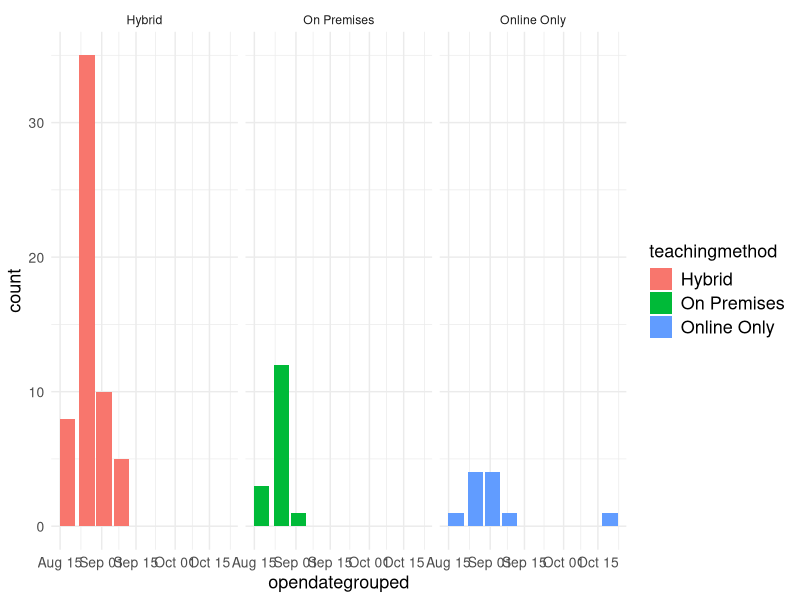

The R script that drew this image:
# libraries
library(tidyverse)
library(readxl)
library(ggplot2)
library(reshape2)

################### OH_K12 ###################

# read in OH_K12 data
OH_K12 <- read.csv("OH_K12_clean.csv")
OH_K12$opendategrouped <- as.Date(OH_K12$opendategrouped)

################## teaching method ######################

# aggregate OH_K12 data by #enrollments in each districts 
# number of students & prop of students by different teaching methods
teachingmethod_enroll <- OH_K12 %>%
  distinct(county,teachingmethod,leaid,district_enroll,county_enroll)%>%
  group_by(county,teachingmethod, county_enroll)%>%
  summarise(total_teachingmethod = sum(district_enroll),prop_teachingmethod = round(sum(district_enroll/county_enroll),2),.groups = "drop")

# reshape the data frame
wide_teaching_enroll <- teachingmethod_enroll%>%
  dcast(county+county_enroll~teachingmethod,value.var ='prop_teachingmethod')
wide_teaching_enroll[is.na(wide_teaching_enroll)] <- 0

# remove unknown,pending, other
wide_teaching_enroll <- wide_teaching_enroll%>%
  select(-Unknown,-Other,-Pending)

# majority teaching method
wide_teaching_enroll[,'major_teaching']<- apply(wide_teaching_enroll[,3:5], 1, function(x){names(which.max(x))})


################## student mask ######################

# number of students & prop of students required to wear mask 
# at some point between 2020-2021
studentmask_enroll <- OH_K12 %>%
  distinct(county,leaid,studentmaskpolicy,district_enroll,county_enroll)%>%
  mutate(studentmaskpolicy = ifelse(studentmaskpolicy %in%c('Required for high school students only',"Required for middle/high school students only"),'Required for all students', studentmaskpolicy))%>%
  group_by(county,studentmaskpolicy,county_enroll)%>%
  summarise(n_studentmask = sum(district_enroll))

# #student in elementary schools from school districts where only require high/middle school students to wear mask
elementary_school_enroll <- OH_K12 %>%
  filter(studentmaskpolicy %in% c('Required for high school students only',"Required for middle/high school students only"))%>%
  filter(level == 1)%>%
  select(county,leaid,schnam,enrollment,studentmaskpolicy)%>%
  group_by(county)%>%
  summarise(elementary_enroll = sum(enrollment,na.rm=T),.groups = "drop")

# subtract above number
studentmask_enroll[(studentmask_enroll$studentmaskpolicy == 'Required for all students')&(studentmask_enroll$county %in% elementary_school_enroll$county),'n_studentmask'] <- studentmask_enroll[(studentmask_enroll$studentmaskpolicy == 'Required for all students')&(studentmask_enroll$county %in% elementary_school_enroll$county),'n_studentmask']-elementary_school_enroll$elementary_enroll

# calculate proportion
studentmask_enroll <- studentmask_enroll%>% 
  group_by(county,studentmaskpolicy,county_enroll)%>%
  mutate(prop_student_mask = round(n_studentmask/county_enroll,2))

# reshape the data frame
wide_studentmask_enroll <- studentmask_enroll%>%
  dcast(county~studentmaskpolicy,value.var ='prop_student_mask')
wide_studentmask_enroll [is.na(wide_studentmask_enroll )] <- 0

# remove unknown and pending
wide_studentmask_enroll <- wide_studentmask_enroll%>%
  select(-Unknown,-Pending)

colnames(wide_studentmask_enroll)[2] <- "Not required student"

# majority mask wearing
wide_studentmask_enroll[,'student_mask']<- apply(wide_studentmask_enroll[,2:3], 1, function(x){names(which.max(x))})


################## staff mask ######################
# we assume the number of staffs are proportionate to the number of students enrolled

# number of staff & prop of staff required to wear mask 
# at some point between 2020-2021

staffmask_enroll <- OH_K12 %>%
  distinct(county,staffmaskpolicy,leaid,district_enroll,county_enroll)%>%
  group_by(county,staffmaskpolicy,county_enroll)%>%
  summarise(n_staffmask = sum(district_enroll),prop_staff_mask = round(sum(district_enroll/county_enroll),2),.groups = "drop")

# reshape the data frame
wide_staffmask_enroll <- staffmask_enroll%>%
  dcast(county~staffmaskpolicy,value.var ='prop_staff_mask')
wide_staffmask_enroll[is.na(wide_staffmask_enroll )] <- 0

# remove unknown and pending
wide_staffmask_enroll <- wide_staffmask_enroll%>%
  select(-Unknown,-Pending)

colnames(wide_staffmask_enroll)[2] <- "Not required staff"

# majority staff mask
wide_staffmask_enroll[,'staff_mask']<- apply(wide_staffmask_enroll[,2:3], 1, function(x){names(which.max(x))})

################## open vs. reopen dates ######################
open_reopen_enroll <- OH_K12%>%
  distinct(county,county_enroll,district_enroll,leaid,date)%>%
  group_by(county,date)%>%
  summarise(date_enroll = sum(district_enroll))%>%
  left_join(OH_K12%>%
              distinct(county,county_enroll,district_enroll,leaid,opendategrouped)%>%
              group_by(county,opendategrouped)%>%
              summarise(reopen_enroll = sum(district_enroll)), by = 'county' )

reopen_teaching_enroll <- OH_K12%>%
  filter(teachingmethod%in%c('Online Only','On Premises','Hybrid'))%>%
  distinct(county,county_enroll,district_enroll,leaid,opendategrouped,teachingmethod)%>%
  group_by(county,opendategrouped,teachingmethod)%>%
  summarise(reopen_prop = sum(district_enroll/county_enroll))

reopen_teaching_enroll%>%
  group_by(county,teachingmethod)%>%
  mutate(teaching_prop = sum(reopen_prop))%>%
  group_by(county)%>%
  slice(which.max(teaching_prop))%>%
  ggplot(aes(x = opendategrouped,fill= teachingmethod))+facet_wrap(~teachingmethod)+geom_bar(stat = "count")+theme_minimal()+theme(axis.text = element_text(size = 10),title=element_text(size=13),legend.text = element_text(size=13))

################## OH CASES ######################

# read in OHIO_CASES_DATA
cases <- read_excel("COVID_CASES_OH_CNTY_20210223_pop.xlsx")
# convert dates
cases$DATE <- as.Date(cases$DATE, format = "%m/%d/%Y")
# remove UNASSIGNED and OUT OF OH data
cases <- cases%>%
  filter( (COUNTY != 'UNASSIGNED') & (COUNTY !='OUT OF OH'))
# county-wise death proportions = cum deaths/population on 2021-02-22
death_prop <- cases %>%
  filter(DATE == '2021-02-22')%>%
  select(COUNTY, POPULATION,CUMDEATHS,NEWDEATHS,CUMCONFIRMED,NEWCONFIRMED)%>%
  mutate(death_prop = round(CUMDEATHS/POPULATION,5))%>%
  mutate(death_per_1000 = 1000*death_prop)


################### combine wide table ################### 
colnames(wide_teaching_enroll) <- gsub("\\ ","_",colnames(wide_teaching_enroll))
colnames(wide_studentmask_enroll) <- gsub("\\ ","_",colnames(wide_studentmask_enroll))
colnames(wide_staffmask_enroll) <- gsub("\\ ","_",colnames(wide_staffmask_enroll))

county_policy_wide <- wide_teaching_enroll%>%
  full_join(death_prop, by = c("county"= "COUNTY")) %>%
  full_join(wide_studentmask_enroll, by = c("county"))%>%
  full_join(wide_staffmask_enroll, by = c("county"))

write.csv(county_policy_wide,"county_policy_aggregate_wide.csv")

################### long table ################### 

long_teaching <- teachingmethod_enroll%>%
  left_join(death_prop,by = c("county"= "COUNTY"))

long_studentmask <- studentmask_enroll%>%
  left_join(death_prop,by = c("county"= "COUNTY"))

long_staff <- staffmask_enroll%>%
  left_join(death_prop,by = c("county"= "COUNTY"))

isonline_enroll <- teachingmethod_enroll%>%
  filter(teachingmethod != 'Other'&teachingmethod != 'Pending'&teachingmethod != 'Unknown')%>%
  mutate(is_online = ifelse(teachingmethod == "Online Only","Online Only","Not Online Only"))%>%
  group_by(county,is_online) %>%
  summarise(prop_online_only = sum(prop_teachingmethod))%>%
  group_by(county)%>%
  slice(which.max(prop_online_only))

long_isonline <- isonline_enroll%>%
  left_join(death_prop,by=c('county'='COUNTY'))

long_isonline_mask <- long_studentmask%>%
  filter(!studentmaskpolicy%in%c('Pending','Unknown'))%>%
  group_by(county)%>%
  slice(which.max(prop_student_mask))%>%
  left_join(isonline_enroll,by=c('county'))

long_teaching_mask <- teachingmethod_enroll%>%
  filter(teachingmethod != 'Other'&teachingmethod != 'Pending'&teachingmethod != 'Unknown')%>%
  group_by(county)%>%
  slice(which.max(prop_teachingmethod))%>%
  left_join( long_studentmask%>%
               filter(!studentmaskpolicy%in%c('Pending','Unknown'))%>%
               group_by(county)%>%
               slice(which.max(prop_student_mask)),by=c('county','county_enroll'))




